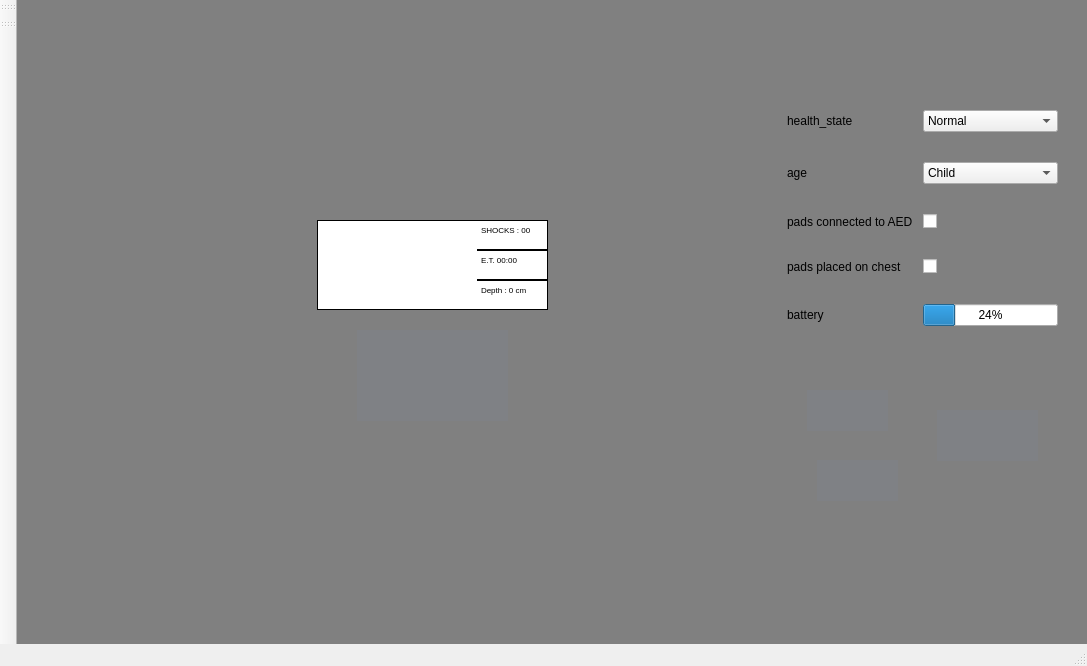
<?xml version="1.0" encoding="UTF-8"?>
<ui version="4.0">
 <class>MainWindow</class>
 <widget class="QMainWindow" name="MainWindow">
  <property name="geometry">
   <rect>
    <x>0</x>
    <y>0</y>
    <width>1087</width>
    <height>666</height>
   </rect>
  </property>
  <property name="windowTitle">
   <string>MainWindow</string>
  </property>
  <property name="styleSheet">
   <string notr="true">#centralwidget {
    background-color: rgb(128, 128, 128);
}</string>
  </property>
  <widget class="QWidget" name="centralwidget">
   <widget class="QLabel" name="label">
    <property name="geometry">
     <rect>
      <x>90</x>
      <y>20</y>
      <width>671</width>
      <height>521</height>
     </rect>
    </property>
    <property name="styleSheet">
     <string notr="true"/>
    </property>
    <property name="text">
     <string/>
    </property>
    <property name="pixmap">
     <pixmap resource="img.qrc">:/background.jpg</pixmap>
    </property>
    <property name="scaledContents">
     <bool>true</bool>
    </property>
   </widget>
   <widget class="QPushButton" name="indicator3">
    <property name="geometry">
     <rect>
      <x>590</x>
      <y>240</y>
      <width>22</width>
      <height>22</height>
     </rect>
    </property>
    <property name="styleSheet">
     <string notr="true"> background-color: grey;
 border-style: solid;
 border-width:1px;
 border-radius:10px;
 max-width:20px;
 max-height:20px;
 min-width:20px;
 min-height:20px;</string>
    </property>
    <property name="text">
     <string/>
    </property>
   </widget>
   <widget class="QPushButton" name="indicator1">
    <property name="geometry">
     <rect>
      <x>240</x>
      <y>210</y>
      <width>22</width>
      <height>22</height>
     </rect>
    </property>
    <property name="styleSheet">
     <string notr="true"> background-color: grey;
 border-style: solid;
 border-width:1px;
 border-radius:10px;
 max-width:20px;
 max-height:20px;
 min-width:20px;
 min-height:20px;</string>
    </property>
    <property name="text">
     <string/>
    </property>
   </widget>
   <widget class="QPushButton" name="indicator2">
    <property name="geometry">
     <rect>
      <x>470</x>
      <y>50</y>
      <width>22</width>
      <height>22</height>
     </rect>
    </property>
    <property name="styleSheet">
     <string notr="true"> background-color: grey;
 border-style: solid;
 border-width:1px;
 border-radius:10px;
 max-width:20px;
 max-height:20px;
 min-width:20px;
 min-height:20px;</string>
    </property>
    <property name="text">
     <string/>
    </property>
   </widget>
   <widget class="QPushButton" name="indicator4">
    <property name="geometry">
     <rect>
      <x>600</x>
      <y>440</y>
      <width>22</width>
      <height>22</height>
     </rect>
    </property>
    <property name="styleSheet">
     <string notr="true"> background-color: grey;
 border-style: solid;
 border-width:1px;
 border-radius:10px;
 max-width:20px;
 max-height:20px;
 min-width:20px;
 min-height:20px;</string>
    </property>
    <property name="text">
     <string/>
    </property>
   </widget>
   <widget class="QPushButton" name="indicator5">
    <property name="geometry">
     <rect>
      <x>270</x>
      <y>440</y>
      <width>22</width>
      <height>22</height>
     </rect>
    </property>
    <property name="styleSheet">
     <string notr="true"> background-color: grey;
 border-style: solid;
 border-width:1px;
 border-radius:10px;
 max-width:20px;
 max-height:20px;
 min-width:20px;
 min-height:20px;</string>
    </property>
    <property name="text">
     <string/>
    </property>
   </widget>
   <widget class="QPushButton" name="powerButton">
    <property name="geometry">
     <rect>
      <x>790</x>
      <y>390</y>
      <width>81</width>
      <height>41</height>
     </rect>
    </property>
    <property name="layoutDirection">
     <enum>Qt::LeftToRight</enum>
    </property>
    <property name="autoFillBackground">
     <bool>false</bool>
    </property>
    <property name="styleSheet">
     <string notr="true">background-color: #7f8185;
image: url(&quot;:/power_button.jpg&quot;);
border:none;</string>
    </property>
    <property name="text">
     <string/>
    </property>
    <property name="iconSize">
     <size>
      <width>10</width>
      <height>10</height>
     </size>
    </property>
   </widget>
   <widget class="QPushButton" name="deliverShock">
    <property name="geometry">
     <rect>
      <x>340</x>
      <y>330</y>
      <width>151</width>
      <height>91</height>
     </rect>
    </property>
    <property name="styleSheet">
     <string notr="true">background-color: #7f8185;
image: url(&quot;:/deliver_shock.jpg&quot;);
border:none;</string>
    </property>
    <property name="text">
     <string/>
    </property>
   </widget>
   <widget class="QPushButton" name="adultChild">
    <property name="geometry">
     <rect>
      <x>920</x>
      <y>410</y>
      <width>101</width>
      <height>51</height>
     </rect>
    </property>
    <property name="styleSheet">
     <string notr="true">background-color: #7f8185;
image: url(&quot;:/adult_child.jpg&quot;);
border:none;</string>
    </property>
    <property name="text">
     <string/>
    </property>
   </widget>
   <widget class="QPushButton" name="selfTest">
    <property name="geometry">
     <rect>
      <x>800</x>
      <y>460</y>
      <width>81</width>
      <height>41</height>
     </rect>
    </property>
    <property name="styleSheet">
     <string notr="true">background-color: #7f8185;
image: url(&quot;:/self_test_not_ok.jpg&quot;);
border:none;</string>
    </property>
    <property name="text">
     <string/>
    </property>
   </widget>
   <widget class="QWidget" name="formLayoutWidget">
    <property name="geometry">
     <rect>
      <x>770</x>
      <y>110</y>
      <width>271</width>
      <height>231</height>
     </rect>
    </property>
    <layout class="QFormLayout" name="formLayout">
     <property name="horizontalSpacing">
      <number>10</number>
     </property>
     <property name="verticalSpacing">
      <number>30</number>
     </property>
     <item row="0" column="0">
      <widget class="QLabel" name="label_3">
       <property name="text">
        <string>health_state</string>
       </property>
      </widget>
     </item>
     <item row="0" column="1">
      <widget class="QComboBox" name="comboBox_2">
       <item>
        <property name="text">
         <string>Normal</string>
        </property>
       </item>
       <item>
        <property name="text">
         <string>Asystole</string>
        </property>
       </item>
       <item>
        <property name="text">
         <string>VF</string>
        </property>
       </item>
       <item>
        <property name="text">
         <string>VT</string>
        </property>
       </item>
      </widget>
     </item>
     <item row="1" column="0">
      <widget class="QLabel" name="label_4">
       <property name="text">
        <string>age</string>
       </property>
      </widget>
     </item>
     <item row="1" column="1">
      <widget class="QComboBox" name="comboBox">
       <item>
        <property name="text">
         <string>Child</string>
        </property>
       </item>
       <item>
        <property name="text">
         <string>Infant</string>
        </property>
       </item>
       <item>
        <property name="text">
         <string>Adult</string>
        </property>
       </item>
      </widget>
     </item>
     <item row="2" column="0">
      <widget class="QLabel" name="label_5">
       <property name="text">
        <string>pads connected to AED</string>
       </property>
      </widget>
     </item>
     <item row="2" column="1">
      <widget class="QCheckBox" name="checkBox">
       <property name="layoutDirection">
        <enum>Qt::LeftToRight</enum>
       </property>
       <property name="text">
        <string/>
       </property>
      </widget>
     </item>
     <item row="3" column="0">
      <widget class="QLabel" name="label_6">
       <property name="text">
        <string>pads placed on chest</string>
       </property>
      </widget>
     </item>
     <item row="3" column="1">
      <widget class="QCheckBox" name="checkBox_2">
       <property name="layoutDirection">
        <enum>Qt::LeftToRight</enum>
       </property>
       <property name="text">
        <string/>
       </property>
      </widget>
     </item>
     <item row="4" column="0">
      <widget class="QLabel" name="label_2">
       <property name="text">
        <string>battery</string>
       </property>
      </widget>
     </item>
     <item row="4" column="1">
      <widget class="QProgressBar" name="progressBar">
       <property name="value">
        <number>24</number>
       </property>
      </widget>
     </item>
    </layout>
   </widget>
   <widget class="QTextEdit" name="textEdit">
    <property name="geometry">
     <rect>
      <x>300</x>
      <y>220</y>
      <width>160</width>
      <height>90</height>
     </rect>
    </property>
    <property name="styleSheet">
     <string notr="true">border: 1px solid black;
display: inline-block;
border-right: none;</string>
    </property>
   </widget>
   <widget class="QTextEdit" name="textEdit_2">
    <property name="geometry">
     <rect>
      <x>460</x>
      <y>220</y>
      <width>71</width>
      <height>30</height>
     </rect>
    </property>
    <property name="styleSheet">
     <string notr="true">border: 1px solid black;
display: inline-block;
position: relative;
left: -1px;
down: -1px;
border-left: none;
border-down: none;</string>
    </property>
    <property name="html">
     <string>&lt;!DOCTYPE HTML PUBLIC &quot;-//W3C//DTD HTML 4.0//EN&quot; &quot;http://www.w3.org/TR/REC-html40/strict.dtd&quot;&gt;
&lt;html&gt;&lt;head&gt;&lt;meta name=&quot;qrichtext&quot; content=&quot;1&quot; /&gt;&lt;style type=&quot;text/css&quot;&gt;
p, li { white-space: pre-wrap; }
&lt;/style&gt;&lt;/head&gt;&lt;body style=&quot; font-family:'Sans'; font-size:10pt; font-weight:400; font-style:normal;&quot;&gt;
&lt;p style=&quot; margin-top:0px; margin-bottom:0px; margin-left:0px; margin-right:0px; -qt-block-indent:0; text-indent:0px;&quot;&gt;&lt;span style=&quot; font-size:6pt;&quot;&gt;SHOCKS : 00&lt;/span&gt;&lt;/p&gt;&lt;/body&gt;&lt;/html&gt;</string>
    </property>
   </widget>
   <widget class="QTextEdit" name="textEdit_3">
    <property name="geometry">
     <rect>
      <x>460</x>
      <y>250</y>
      <width>71</width>
      <height>30</height>
     </rect>
    </property>
    <property name="styleSheet">
     <string notr="true">border: 1px solid black;
display: inline-block;
position: relative;
left: -1px;
up: -2px;
border-left: none;
border-down: none;
border-up: none;</string>
    </property>
    <property name="html">
     <string>&lt;!DOCTYPE HTML PUBLIC &quot;-//W3C//DTD HTML 4.0//EN&quot; &quot;http://www.w3.org/TR/REC-html40/strict.dtd&quot;&gt;
&lt;html&gt;&lt;head&gt;&lt;meta name=&quot;qrichtext&quot; content=&quot;1&quot; /&gt;&lt;style type=&quot;text/css&quot;&gt;
p, li { white-space: pre-wrap; }
&lt;/style&gt;&lt;/head&gt;&lt;body style=&quot; font-family:'Sans'; font-size:10pt; font-weight:400; font-style:normal;&quot;&gt;
&lt;p style=&quot; margin-top:0px; margin-bottom:0px; margin-left:0px; margin-right:0px; -qt-block-indent:0; text-indent:0px;&quot;&gt;&lt;span style=&quot; font-size:6pt;&quot;&gt;E.T. 00:00&lt;/span&gt;&lt;/p&gt;&lt;/body&gt;&lt;/html&gt;</string>
    </property>
   </widget>
   <widget class="QTextEdit" name="textEdit_4">
    <property name="geometry">
     <rect>
      <x>460</x>
      <y>280</y>
      <width>71</width>
      <height>30</height>
     </rect>
    </property>
    <property name="styleSheet">
     <string notr="true">border: 1px solid black;
display: inline-block;
position: relative;
left: -1px;
up: -1px;
border-left: none;
border-up: none;
</string>
    </property>
    <property name="html">
     <string>&lt;!DOCTYPE HTML PUBLIC &quot;-//W3C//DTD HTML 4.0//EN&quot; &quot;http://www.w3.org/TR/REC-html40/strict.dtd&quot;&gt;
&lt;html&gt;&lt;head&gt;&lt;meta name=&quot;qrichtext&quot; content=&quot;1&quot; /&gt;&lt;style type=&quot;text/css&quot;&gt;
p, li { white-space: pre-wrap; }
&lt;/style&gt;&lt;/head&gt;&lt;body style=&quot; font-family:'Sans'; font-size:10pt; font-weight:400; font-style:normal;&quot;&gt;
&lt;p style=&quot; margin-top:0px; margin-bottom:0px; margin-left:0px; margin-right:0px; -qt-block-indent:0; text-indent:0px;&quot;&gt;&lt;span style=&quot; font-size:6pt;&quot;&gt;Depth : 0 cm&lt;/span&gt;&lt;/p&gt;&lt;/body&gt;&lt;/html&gt;</string>
    </property>
   </widget>
  </widget>
  <widget class="QMenuBar" name="menubar">
   <property name="geometry">
    <rect>
     <x>0</x>
     <y>0</y>
     <width>1087</width>
     <height>22</height>
    </rect>
   </property>
  </widget>
  <widget class="QStatusBar" name="statusbar"/>
  <widget class="QToolBar" name="toolBar">
   <property name="windowTitle">
    <string>toolBar</string>
   </property>
   <attribute name="toolBarArea">
    <enum>LeftToolBarArea</enum>
   </attribute>
   <attribute name="toolBarBreak">
    <bool>false</bool>
   </attribute>
  </widget>
  <widget class="QToolBar" name="toolBar_2">
   <property name="windowTitle">
    <string>toolBar_2</string>
   </property>
   <attribute name="toolBarArea">
    <enum>LeftToolBarArea</enum>
   </attribute>
   <attribute name="toolBarBreak">
    <bool>false</bool>
   </attribute>
  </widget>
 </widget>
 <resources>
  <include location="img.qrc"/>
 </resources>
 <connections/>
</ui>
